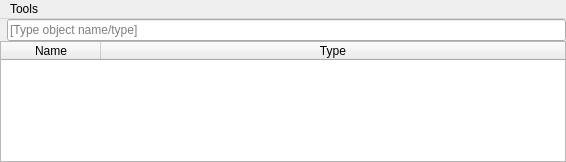
<?xml version="1.0" encoding="UTF-8"?>
<ui version="4.0">
 <class>NESceneInspectorWindow</class>
 <widget class="QMainWindow" name="NESceneInspectorWindow">
  <property name="geometry">
   <rect>
    <x>0</x>
    <y>0</y>
    <width>566</width>
    <height>162</height>
   </rect>
  </property>
  <property name="windowTitle">
   <string>Scene Inspector</string>
  </property>
  <property name="windowIcon">
   <iconset resource="../../neutrino.qrc">
    <normaloff>:/Neutrino/Resources/16_32/sceneInspector_16.png</normaloff>:/Neutrino/Resources/16_32/sceneInspector_16.png</iconset>
  </property>
  <widget class="QWidget" name="centralwidget">
   <layout class="QVBoxLayout" name="verticalLayout">
    <property name="spacing">
     <number>0</number>
    </property>
    <property name="leftMargin">
     <number>0</number>
    </property>
    <property name="topMargin">
     <number>0</number>
    </property>
    <property name="rightMargin">
     <number>0</number>
    </property>
    <property name="bottomMargin">
     <number>0</number>
    </property>
    <item>
     <layout class="QHBoxLayout" name="horizontalLayout_2">
      <property name="spacing">
       <number>0</number>
      </property>
      <item>
       <widget class="QLabel" name="label">
        <property name="text">
         <string/>
        </property>
        <property name="pixmap">
         <pixmap resource="../../neutrino.qrc">:/Neutrino/Resources/16/basket.png</pixmap>
        </property>
        <property name="scaledContents">
         <bool>false</bool>
        </property>
        <property name="margin">
         <number>2</number>
        </property>
        <property name="indent">
         <number>0</number>
        </property>
       </widget>
      </item>
      <item>
       <widget class="QLineEdit" name="lineEdit">
        <property name="enabled">
         <bool>true</bool>
        </property>
        <property name="dragEnabled">
         <bool>true</bool>
        </property>
        <property name="placeholderText">
         <string>[Type object name/type]</string>
        </property>
        <property name="clearButtonEnabled">
         <bool>true</bool>
        </property>
       </widget>
      </item>
     </layout>
    </item>
    <item>
     <widget class="NESceneInspector" name="sceneTree">
      <property name="sizeAdjustPolicy">
       <enum>QAbstractScrollArea::AdjustToContents</enum>
      </property>
      <property name="iconSize">
       <size>
        <width>16</width>
        <height>16</height>
       </size>
      </property>
      <property name="indentation">
       <number>10</number>
      </property>
      <property name="rootIsDecorated">
       <bool>true</bool>
      </property>
      <property name="animated">
       <bool>true</bool>
      </property>
      <property name="allColumnsShowFocus">
       <bool>true</bool>
      </property>
      <column>
       <property name="text">
        <string>Name</string>
       </property>
       <property name="textAlignment">
        <set>AlignCenter</set>
       </property>
      </column>
      <column>
       <property name="text">
        <string>Type</string>
       </property>
       <property name="textAlignment">
        <set>AlignCenter</set>
       </property>
      </column>
     </widget>
    </item>
   </layout>
  </widget>
  <widget class="NEMenuBar" name="menubar">
   <property name="geometry">
    <rect>
     <x>0</x>
     <y>0</y>
     <width>566</width>
     <height>29</height>
    </rect>
   </property>
   <property name="nativeMenuBar">
    <bool>false</bool>
   </property>
   <widget class="QMenu" name="menuTools">
    <property name="title">
     <string>Tools</string>
    </property>
    <addaction name="actionFilter_items"/>
   </widget>
   <addaction name="menuTools"/>
  </widget>
  <action name="actionFilter_items">
   <property name="checkable">
    <bool>true</bool>
   </property>
   <property name="icon">
    <iconset resource="../../neutrino.qrc">
     <normaloff>:/Neutrino/Resources/16/basket.png</normaloff>:/Neutrino/Resources/16/basket.png</iconset>
   </property>
   <property name="text">
    <string>Filter items</string>
   </property>
  </action>
 </widget>
 <customwidgets>
  <customwidget>
   <class>NEMenuBar</class>
   <extends>QMenuBar</extends>
   <header>Widgets/MenuBar/NEMenuBar.h</header>
  </customwidget>
  <customwidget>
   <class>NESceneInspector</class>
   <extends>QTreeWidget</extends>
   <header>Windows/SceneInspector/NESceneInspector.h</header>
  </customwidget>
 </customwidgets>
 <resources>
  <include location="../../neutrino.qrc"/>
 </resources>
 <connections>
  <connection>
   <sender>actionFilter_items</sender>
   <signal>toggled(bool)</signal>
   <receiver>lineEdit</receiver>
   <slot>setVisible(bool)</slot>
   <hints>
    <hint type="sourcelabel">
     <x>-1</x>
     <y>-1</y>
    </hint>
    <hint type="destinationlabel">
     <x>299</x>
     <y>31</y>
    </hint>
   </hints>
  </connection>
  <connection>
   <sender>actionFilter_items</sender>
   <signal>toggled(bool)</signal>
   <receiver>label</receiver>
   <slot>setVisible(bool)</slot>
   <hints>
    <hint type="sourcelabel">
     <x>-1</x>
     <y>-1</y>
    </hint>
    <hint type="destinationlabel">
     <x>17</x>
     <y>31</y>
    </hint>
   </hints>
  </connection>
 </connections>
</ui>
